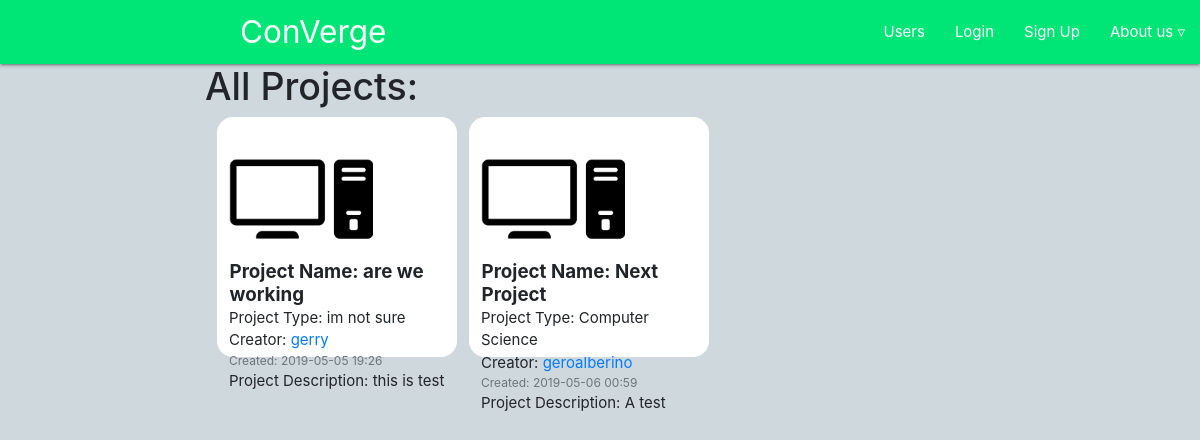
Page /publicDashboard/ on the earlier database version.
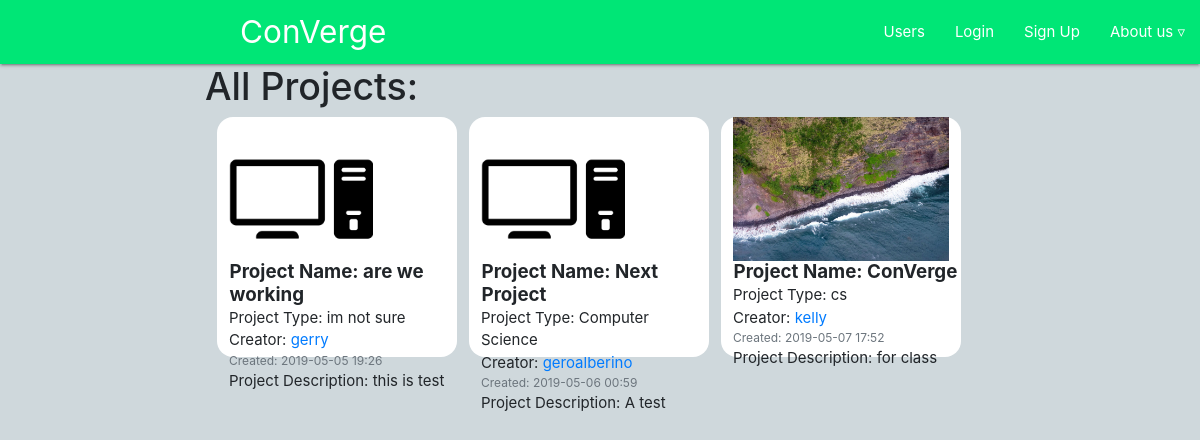
Same page on the later database version.
### users/models.py (models this page shows, shortened)
class Project(models.Model):
      dateTime = models.CharField(max_length=100)
      creator = models.ForeignKey(Profile, on_delete=models.CASCADE)
      projectName = models.CharField(max_length=100)
      projectType = models.CharField(max_length=100)
      projectDescription = models.CharField(max_length=500)
      textArea = models.TextField(max_length=10000,default="add info / planning here")
      projectPicture = models.ImageField(default='pics/defaultProject.png',upload_to='pics/')

class Profile(models.Model):
    user = models.OneToOneField(User, on_delete=models.CASCADE) #pics is the directory in the MEDIA directory to be saved
    image = models.ImageField(default='pics/default.png',upload_to='pics/') #needs pillow to be installed
    location = models.CharField(max_length=100, default=" ")
    userDescription = models.CharField('User description', max_length=1000, default='tell us about yourself')
    userInterests = models.CharField('User interests', max_length=250, default='list your interests')

### users/views.py (the view)
# urls.py: path('publicDashboard/',user_views.dashboard,name="dash"),
def dashboard(request):
    projects = Project.objects.all() #from db
    return render(request,'users/dashboard.html',{'proj':projects})

### users/templates/users/dashboard.html (shortened to what this page needs)
{% extends "main/header.html" %}
{% block content%}
<div class="row" id="main1">
  <div class="col-2"></div>
  <div class="col-9">
    <div>
      <h1>All Projects: </h1>
      {% for x in proj %}
      <div class="media1">
        <a href="/projectPage?proj1={{x.projectName}}"><img class="account-img"  src="{{x.projectPicture.url}}"></a>
        <div>
          <h5><strong>Project Name: {{x.projectName}}</strong></h5>
          <p>Project Type: {{x.projectType}}</p>
          <p>Creator: <a href="/allUsers?name1={{x.creator.user}}"> {{x.creator.user}} </a></p>
          <p class="text-muted small">Created: {{x.dateTime}}</p>
          <p>Project Description: {{x.projectDescription}}</p>
        </div>
      </div>
      {% endfor %}
    </div>
  </div>
</div>
{% endblock%}

### main/templates/main/header.html (shortened to what this page needs)
<head>
  {% load static %}
  <link rel="stylesheet" href="https://cdnjs.cloudflare.com/ajax/libs/materialize/1.0.0/css/materialize.min.css">
    <link rel="stylesheet" href="https://cdnjs.cloudflare.com/ajax/libs/materialize/1.0.0/css/materialize.min.css">
<link rel="stylesheet" href="https://stackpath.bootstrapcdn.com/bootstrap/4.3.1/css/bootstrap.min.css">
</head>
<body class="blue-grey lighten-4">
  <nav>
    <div class="nav-wrapper green accent-3">
      <a href="/" class="brand-logo" id='home' style="margin-left:20%">ConVerge</a>
      <ul id="nav-mobile" class="right hide-on-med-and-down">
        <li><a id="allUsers" href="/allUsers">Users</a></li>
        {% if not user.is_authenticated %}
        <li><a id="login" href="/login">Login</a></li>
        <li><a id="register" href="/register">Sign Up</a></li>
        {% endif %}
        <li class="drop2"><div class="dropdown">
          <a class="dc2" href="#" role="button" data-toggle="dropdown" aria-haspopup="true" aria-expanded="false">
          About us &#x25BF
          </a>
        </div></li>
      </ul>
    </div>
  </nav>
  {% block content%}
  {% endblock%}
</body>

### users/templates/users/dashboard.html (style rules this page uses)
.account-img { height: 18vh; }
.media1 { float: left; background-color:white; width: 20vw; height: 20vw; border-radius: 2vh; margin-left: 1vw; margin-bottom: 1vh; padding-left:1vw; }
p { margin: 0px; }
h5 { margin: .5px; }

Differences in the rows shown:
added Project: projectPicture (picture), projectName "ConVerge", projectType "cs", creator.user "kelly", dateTime "2019-05-07 17:52", projectDescription "for class"
